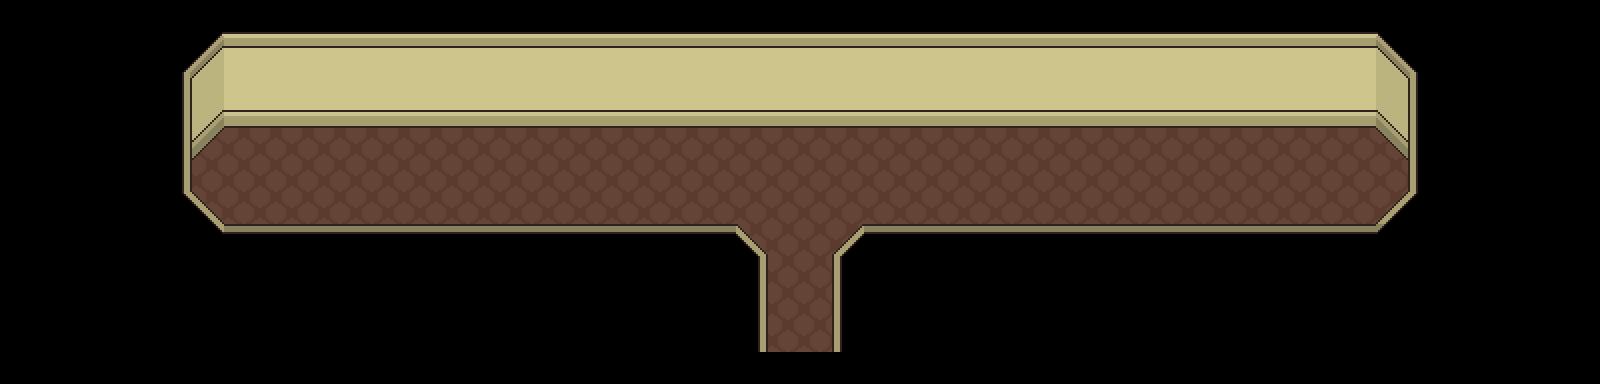

This is a level from a 2D game, rendered from its Tiled map with the project's own tilesets. A one-line summary and the map file follow, with tile-layer data summarised:
An orthogonal 50x12 tile map with 32x32 px tiles, 1 tile layer (Tile Layer 1), 2 tilesets and 19 objects (3x IblisPath, 2x OrvalPath).

<map version="1.0" orientation="orthogonal" width="50" height="12" tilewidth="32" tileheight="32">
 <tileset firstgid="1" name="Mainsheet" tilewidth="32" tileheight="32">
  <image source="../Tiles/Mainsheet.png" width="224" height="192" />
 </tileset>
 <tileset firstgid="50" name="PropGrid" tilewidth="32" tileheight="32">
  <image source="../PropGrid.png" width="192" height="416" />
 </tileset>
 <layer name="Tile Layer 1" width="50" height="12">
  <data>[600 cells, 600 non-empty, 23 distinct tile ids]</data>
 </layer>
 <objectgroup name="Props" width="50" height="12">
  <object gid="50" x="768" y="96" />
  <object gid="56" x="768" y="128" />
  <object gid="56" x="320" y="128" />
  <object gid="56" x="480" y="128" />
  <object gid="56" x="640" y="128" />
  <object gid="56" x="928" y="128" />
  <object gid="56" x="1088" y="128" />
  <object gid="56" x="1248" y="128" />
  <object gid="50" x="1248" y="96" />
  <object gid="50" x="1088" y="96" />
  <object gid="50" x="928" y="96" />
  <object gid="50" x="640" y="96" />
  <object gid="50" x="480" y="96" />
  <object gid="50" x="320" y="96" />
 </objectgroup>
 <objectgroup name="AI" width="50" height="12">
  <object name="IblisPath" gid="22" x="672" y="192">
   <properties>
    <property name="Character" value="Iblis" />
    <property name="Frequency" value="60" />
    <property name="Index" value="1" />
    <property name="Loop" value="true" />
    <property name="Type" value="Routine" />
   </properties>
  </object>
  <object name="IblisPath" gid="22" x="256" y="192">
   <properties>
    <property name="Character" value="Iblis" />
    <property name="Frequency" value="90" />
    <property name="Index" value="2" />
    <property name="Type" value="Routine" />
   </properties>
  </object>
  <object name="IblisPath" gid="22" x="1312" y="192">
   <properties>
    <property name="Character" value="Iblis" />
    <property name="Frequency" value="120" />
    <property name="Index" value="3" />
    <property name="Type" value="Routine" />
   </properties>
  </object>
  <object name="OrvalPath" gid="22" x="992" y="160">
   <properties>
    <property name="Character" value="Orval" />
    <property name="Frequency" value="45" />
    <property name="Index" value="2" />
    <property name="Type" value="Routine" />
   </properties>
  </object>
  <object name="OrvalPath" gid="22" x="384" y="160">
   <properties>
    <property name="Character" value="Orval" />
    <property name="Frequency" value="90" />
    <property name="Index" value="9" />
    <property name="Type" value="Routine" />
   </properties>
  </object>
 </objectgroup>
</map>
